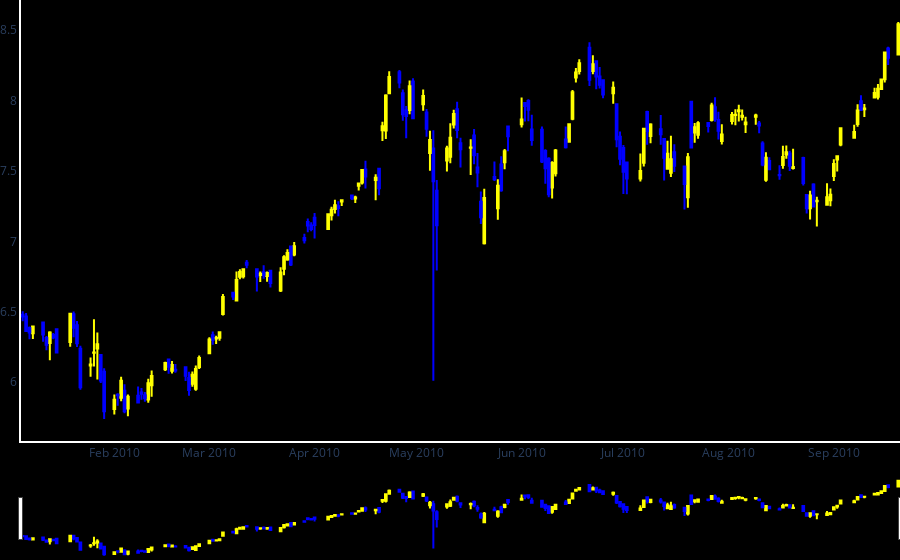

Source (notebook cell):
### Code cell
#visualize data using candlestick last six month of data
stock_data1=stock_data[-180:-1]   #fetch the data for last six months

fig=go.Figure(data=go.Candlestick(x=stock_data1.index,open=stock_data1["Open"],
                                  high=stock_data1["High"],
                                  low=stock_data1["Low"],
                                  close=stock_data1["Close"],
                                 increasing_line_color="yellow",decreasing_line_color="blue"))
#set the background color
fig.update_layout(paper_bgcolor="black",plot_bgcolor="black",margin_l=0,margin_b=0,margin_r=0,margin_t=0,height=800)
fig.update_xaxes(showline=True,linewidth=2,linecolor="white",gridcolor="black")
fig.update_yaxes(showline=True,linewidth=2,linecolor="white",gridcolor="black")
fig.show()
#Yellow color-Indicates Increasing values in the last six month stock market
#Blue color-Indicates Decreasing values in the last six month stock market
#you can use the slider to zoom the data values

### Figure 1 — Plotly figure (JSON) as saved in the notebook; plotly's stock layout.template omitted (floating-point values rounded to 4 significant figures; data arrays with more than 128 entries replaced by an {"elided": "..."} marker saying what was removed)
{"data": [{"close": {"elided": "179 float values"}, "decreasing": {"line": {"color": "blue"}}, "high": {"elided": "179 float values"}, "increasing": {"line": {"color": "yellow"}}, "low": {"elided": "179 float values"}, "open": {"elided": "179 float values"}, "type": "candlestick", "x": {"elided": "179 str values"}}], "layout": {"autosize": true, "margin": {"b": 0, "l": 0, "r": 0, "t": 0}, "paper_bgcolor": "black", "plot_bgcolor": "black", "xaxis": {"autorange": true, "gridcolor": "black", "linecolor": "white", "linewidth": 2, "range": ["2010-01-04 12:00", "2010-09-20 12:00"], "rangeslider": {"autorange": true, "range": ["2010-01-04 12:00", "2010-09-20 12:00"], "yaxis": {"_template": null, "rangemode": "match"}}, "showline": true, "type": "date"}, "yaxis": {"autorange": true, "gridcolor": "black", "linecolor": "white", "linewidth": 2, "range": [5.581, 8.715], "showline": true}}}
